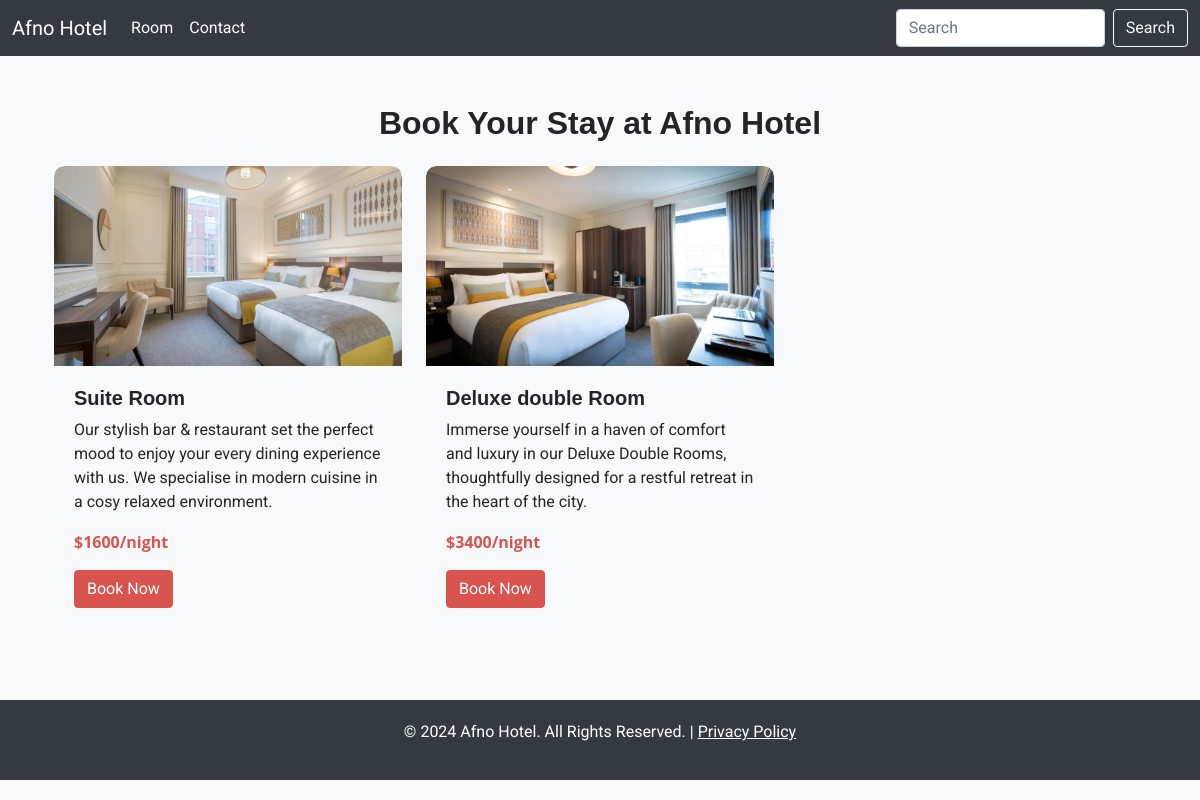
/booking/, run on an earlier commit of the app's database.
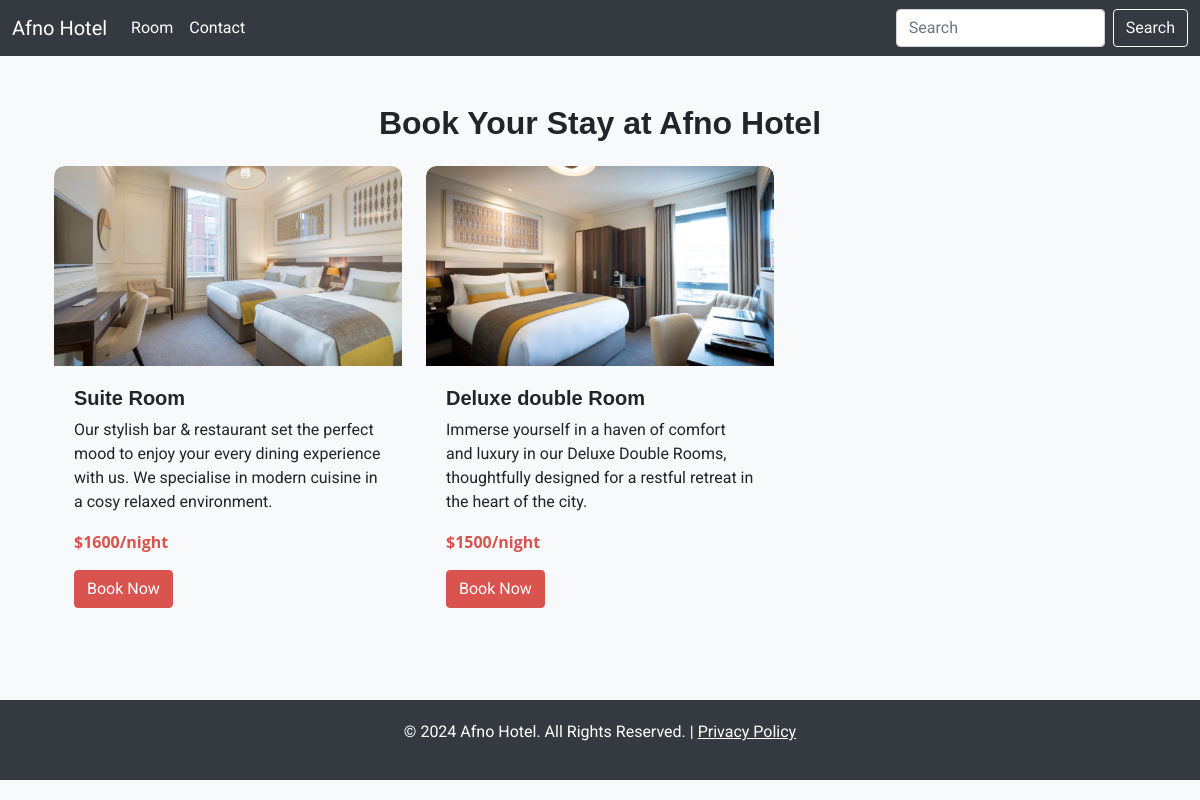
And on a later commit of the database.
### room/models.py (models this page shows, shortened)
class Room(models.Model):
  name = models.CharField(max_length=200)
  price = models.IntegerField()
  discount = models.IntegerField()
  image = models.ImageField(upload_to="rooms/image",)
  description = models.TextField()

### room/views.py (the view)
# urls.py: path('', views.booking_section, name='booking_section'),
def booking_section(request):
  rooms = Room.objects.all()
  data = {
    'rooms': rooms
  }
  return render(request, 'booking_section.html',data)

### templates/booking_section.html (shortened to what this page needs)
{% extends "base.html" %}
{% load static %}
{% block content %}
<div class="container my-5">
  <h2 class="text-center mb-4">Book Your Stay at Afno Hotel</h2>
  <div class="row">
    {% for room in rooms %}
    <div class="col-md-4 mb-4">
      <div class="card room-card">
        <img src="{{ room.image.url }}" class="card-img-top" alt="{{ room.name }} Room">
        <div class="card-body">
          <h5 class="room-title">{{ room.name }} Room</h5>
          <p class="card-text">{{ room.description }}</p>
          <p class="room-price">${{ room.price }}/night</p>
          <a href="{% url 'book' %}" class="btn btn-primary">Book Now</a>
        </div>
      </div>
    </div>
    {% endfor %}
  </div>
</div>
{% endblock %}

What changed in the data, as far as the page shows it:
changed Room "Deluxe double": price "3400" → "1500"
